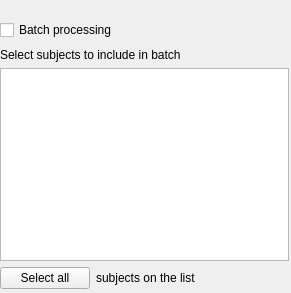
<?xml version="1.0" encoding="UTF-8"?>
<ui version="4.0">
 <class>BatchingWidget</class>
 <widget class="QWidget" name="BatchingWidget">
  <property name="geometry">
   <rect>
    <x>0</x>
    <y>0</y>
    <width>291</width>
    <height>293</height>
   </rect>
  </property>
  <property name="windowTitle">
   <string>Batch processing</string>
  </property>
  <widget class="QWidget" name="layoutWidget">
   <property name="geometry">
    <rect>
     <x>0</x>
     <y>10</y>
     <width>289</width>
     <height>41</height>
    </rect>
   </property>
   <layout class="QHBoxLayout" name="headingLayout">
    <item>
     <widget class="QCheckBox" name="checkBoxBatch">
      <property name="sizePolicy">
       <sizepolicy hsizetype="Fixed" vsizetype="Fixed">
        <horstretch>0</horstretch>
        <verstretch>0</verstretch>
       </sizepolicy>
      </property>
      <property name="text">
       <string>Batch processing</string>
      </property>
     </widget>
    </item>
    <item>
     <spacer name="horizontalSpacer">
      <property name="orientation">
       <enum>Qt::Horizontal</enum>
      </property>
      <property name="sizeHint" stdset="0">
       <size>
        <width>40</width>
        <height>20</height>
       </size>
      </property>
     </spacer>
    </item>
   </layout>
  </widget>
  <widget class="QWidget" name="functionalityWidget" native="true">
   <property name="geometry">
    <rect>
     <x>0</x>
     <y>48</y>
     <width>289</width>
     <height>241</height>
    </rect>
   </property>
   <layout class="QVBoxLayout" name="verticalLayout">
    <item>
     <layout class="QGridLayout" name="functionalityLayout">
      <item row="1" column="0">
       <layout class="QVBoxLayout" name="applyButtonsLayout">
        <item>
         <layout class="QHBoxLayout" name="horizontalLayout_31">
          <item>
           <widget class="QPushButton" name="pushButtonApplyAll">
            <property name="enabled">
             <bool>true</bool>
            </property>
            <property name="sizePolicy">
             <sizepolicy hsizetype="Expanding" vsizetype="Fixed">
              <horstretch>0</horstretch>
              <verstretch>0</verstretch>
             </sizepolicy>
            </property>
            <property name="minimumSize">
             <size>
              <width>90</width>
              <height>0</height>
             </size>
            </property>
            <property name="maximumSize">
             <size>
              <width>90</width>
              <height>16777215</height>
             </size>
            </property>
            <property name="text">
             <string>Select all</string>
            </property>
           </widget>
          </item>
          <item>
           <widget class="QLabel" name="label_7">
            <property name="enabled">
             <bool>true</bool>
            </property>
            <property name="text">
             <string>subjects on the list</string>
            </property>
           </widget>
          </item>
          <item>
           <spacer name="horizontalSpacer_5">
            <property name="orientation">
             <enum>Qt::Horizontal</enum>
            </property>
            <property name="sizeHint" stdset="0">
             <size>
              <width>40</width>
              <height>20</height>
             </size>
            </property>
           </spacer>
          </item>
         </layout>
        </item>
       </layout>
      </item>
      <item row="0" column="0">
       <layout class="QVBoxLayout" name="subjectListLayout">
        <item>
         <widget class="QLabel" name="labelSubjects">
          <property name="enabled">
           <bool>true</bool>
          </property>
          <property name="sizePolicy">
           <sizepolicy hsizetype="Fixed" vsizetype="Preferred">
            <horstretch>0</horstretch>
            <verstretch>0</verstretch>
           </sizepolicy>
          </property>
          <property name="text">
           <string>Select subjects to include in batch</string>
          </property>
         </widget>
        </item>
        <item>
         <widget class="QListWidget" name="listWidgetSubjects">
          <property name="enabled">
           <bool>true</bool>
          </property>
          <property name="sizePolicy">
           <sizepolicy hsizetype="Expanding" vsizetype="Expanding">
            <horstretch>0</horstretch>
            <verstretch>0</verstretch>
           </sizepolicy>
          </property>
         </widget>
        </item>
        <item>
         <layout class="QHBoxLayout" name="horizontalLayout_17"/>
        </item>
       </layout>
      </item>
     </layout>
    </item>
   </layout>
  </widget>
 </widget>
 <resources/>
 <connections>
  <connection>
   <sender>checkBoxBatch</sender>
   <signal>toggled(bool)</signal>
   <receiver>BatchingWidget</receiver>
   <slot>showWidget(bool)</slot>
   <hints>
    <hint type="sourcelabel">
     <x>94</x>
     <y>27</y>
    </hint>
    <hint type="destinationlabel">
     <x>400</x>
     <y>6</y>
    </hint>
   </hints>
  </connection>
 </connections>
 <slots>
  <slot>showWidget(bool)</slot>
 </slots>
</ui>
